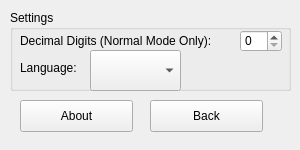
<?xml version="1.0" encoding="UTF-8"?>
<ui version="4.0">
 <class>settings</class>
 <widget class="QDialog" name="settings">
  <property name="geometry">
   <rect>
    <x>0</x>
    <y>0</y>
    <width>300</width>
    <height>150</height>
   </rect>
  </property>
  <property name="windowTitle">
   <string>Dialog</string>
  </property>
  <widget class="QGroupBox" name="settingsGroupBox">
   <property name="geometry">
    <rect>
     <x>10</x>
     <y>10</y>
     <width>281</width>
     <height>81</height>
    </rect>
   </property>
   <property name="title">
    <string>Settings</string>
   </property>
   <widget class="QLabel" name="label">
    <property name="geometry">
     <rect>
      <x>10</x>
      <y>20</y>
      <width>221</width>
      <height>21</height>
     </rect>
    </property>
    <property name="text">
     <string>Decimal Digits (Normal Mode Only):</string>
    </property>
   </widget>
   <widget class="QSpinBox" name="digitsSpinBox">
    <property name="geometry">
     <rect>
      <x>230</x>
      <y>20</y>
      <width>42</width>
      <height>22</height>
     </rect>
    </property>
   </widget>
   <widget class="QLabel" name="label_2">
    <property name="geometry">
     <rect>
      <x>10</x>
      <y>50</y>
      <width>71</width>
      <height>16</height>
     </rect>
    </property>
    <property name="text">
     <string>Language:</string>
    </property>
   </widget>
   <widget class="QComboBox" name="languageComboBox">
    <property name="geometry">
     <rect>
      <x>80</x>
      <y>40</y>
      <width>91</width>
      <height>41</height>
     </rect>
    </property>
   </widget>
  </widget>
  <widget class="QPushButton" name="aboutButton">
   <property name="geometry">
    <rect>
     <x>20</x>
     <y>100</y>
     <width>113</width>
     <height>32</height>
    </rect>
   </property>
   <property name="text">
    <string>About</string>
   </property>
   <property name="icon">
    <iconset resource="../../res.qrc">
     <normaloff>:/assets/assets/about.png</normaloff>:/assets/assets/about.png</iconset>
   </property>
   <property name="autoDefault">
    <bool>false</bool>
   </property>
  </widget>
  <widget class="QPushButton" name="backButton">
   <property name="geometry">
    <rect>
     <x>150</x>
     <y>100</y>
     <width>113</width>
     <height>32</height>
    </rect>
   </property>
   <property name="text">
    <string>Back</string>
   </property>
   <property name="icon">
    <iconset resource="../../res.qrc">
     <normaloff>:/assets/assets/back.png</normaloff>:/assets/assets/back.png</iconset>
   </property>
   <property name="autoDefault">
    <bool>false</bool>
   </property>
   <property name="flat">
    <bool>false</bool>
   </property>
  </widget>
 </widget>
 <resources>
  <include location="../../res.qrc"/>
 </resources>
 <connections/>
</ui>
